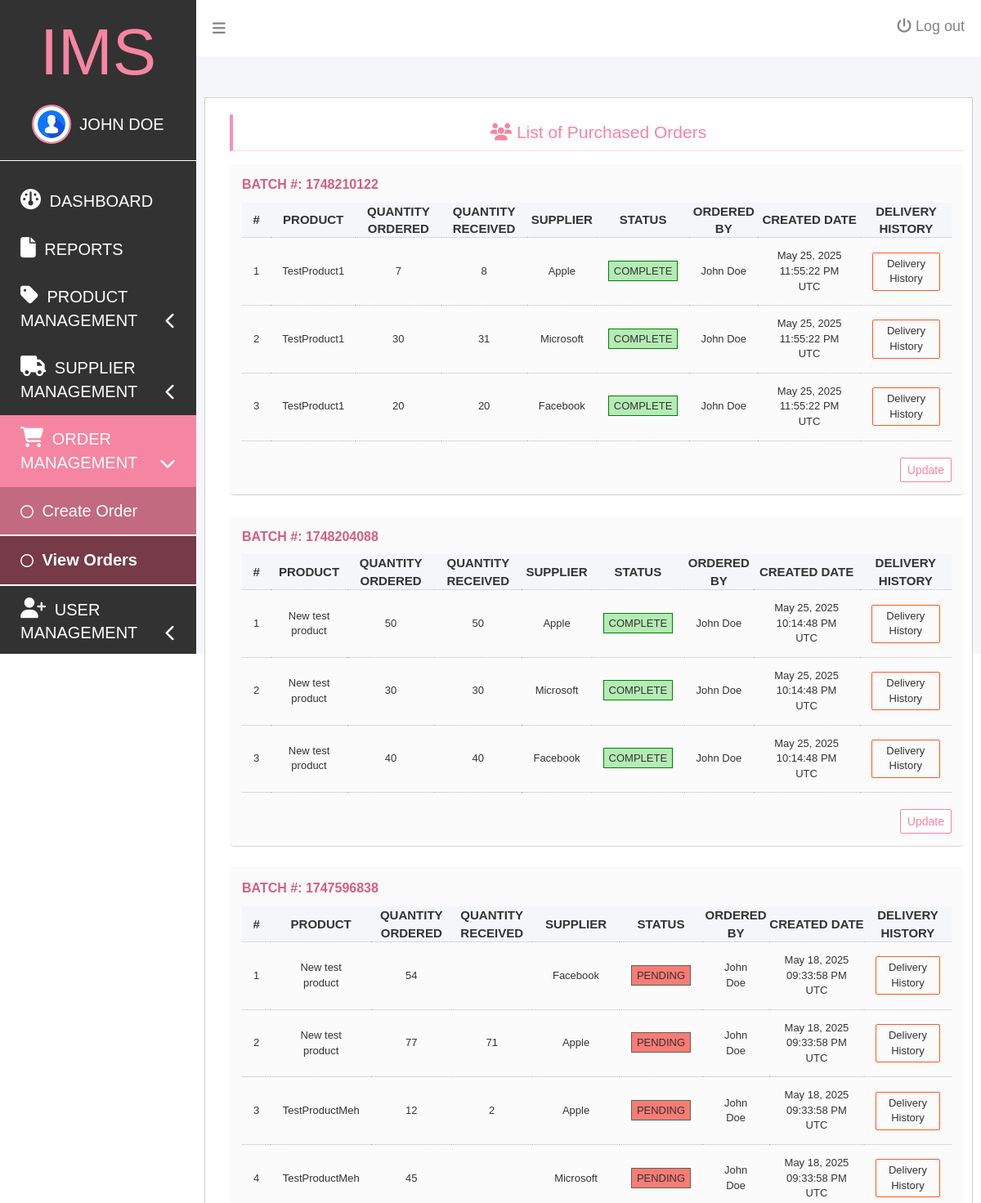
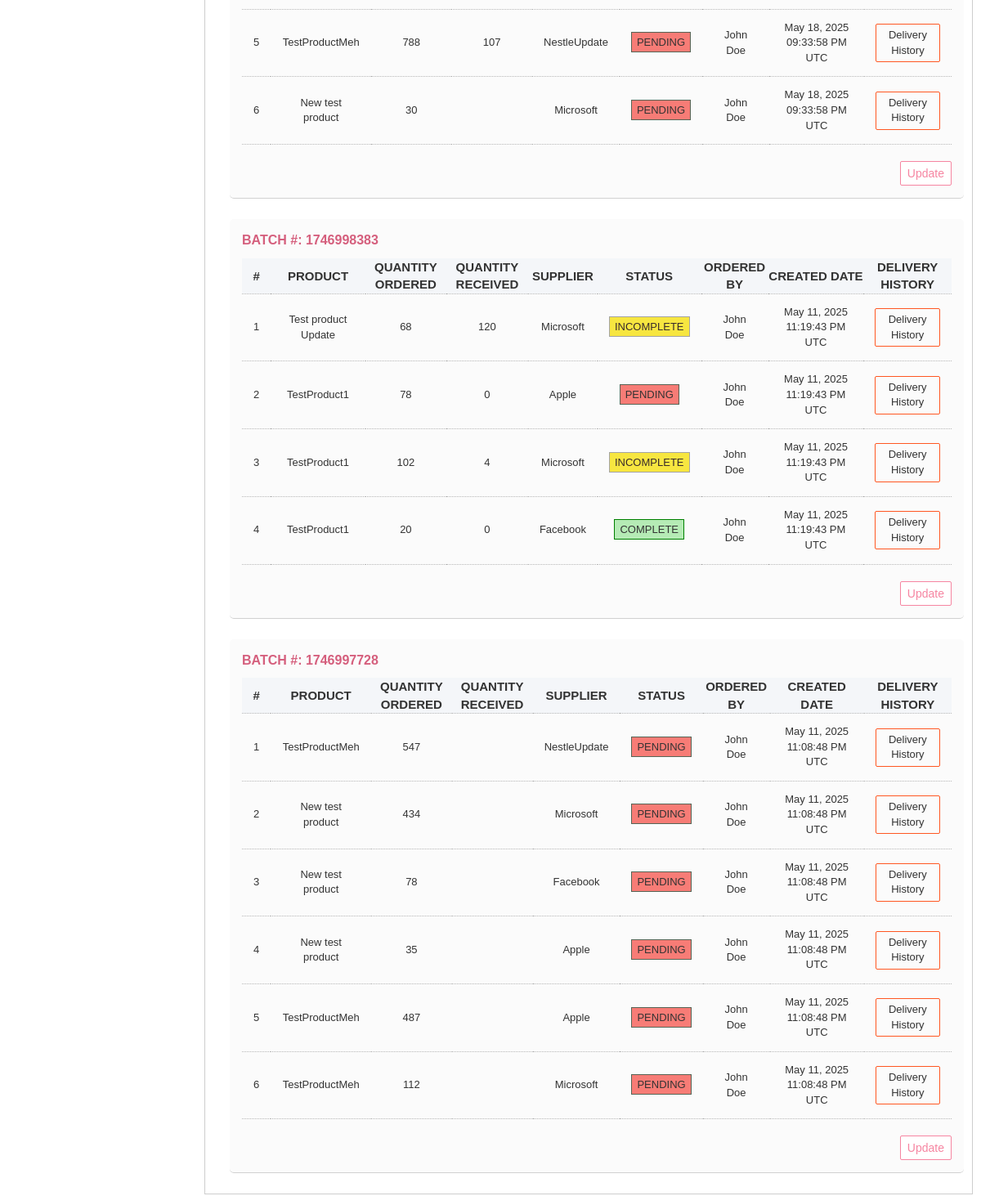
The app's page /order-view.php (signed in) with its own data (2 pictures, top to bottom).
### tables this page shows
CREATE TABLE `product_order` (
  `id` int(11) NOT NULL,
  `supplier` int(11) DEFAULT NULL,
  `product` int(11) DEFAULT NULL,
  `quantity_ordered` int(11) DEFAULT NULL,
  `quantity_received` int(11) DEFAULT NULL,
  `quantity_remaining` int(11) DEFAULT NULL,
  `status` varchar(20) DEFAULT NULL,
  `batch` int(20) DEFAULT NULL,
  `created_by` int(11) DEFAULT NULL,
  `created_at` datetime DEFAULT NULL,
  `updated_at` datetime DEFAULT NULL
);

CREATE TABLE `products` (
  `id` int(11) NOT NULL,
  `product_name` varchar(100) NOT NULL,
  `description` varchar(200) DEFAULT NULL,
  `image` varchar(150) DEFAULT NULL,
  `stock` int(11) NOT NULL,
  `created_by` int(11) NOT NULL,
  `created_at` datetime NOT NULL,
  `updated_at` datetime NOT NULL
);

CREATE TABLE `suppliers` (
  `id` int(11) NOT NULL,
  `supplier_name` varchar(100) NOT NULL,
  `supplier_location` varchar(100) NOT NULL,
  `email` varchar(100) NOT NULL,
  `created_by` int(11) NOT NULL,
  `created_at` datetime NOT NULL,
  `updated_at` datetime NOT NULL
);

CREATE TABLE `UserLoginInformation` (
  `id` int(11) NOT NULL,
  `first_name` varchar(50) NOT NULL,
  `last_name` varchar(50) NOT NULL,
  `password` varchar(500) NOT NULL,
  `email` varchar(50) NOT NULL,
  `permissions` varchar(5000) DEFAULT NULL,
  `created_at` datetime NOT NULL,
  `updated_at` datetime NOT NULL
);

### order-view.php (the view, shortened to what this page needs)
<?php
$product_orders_all = include 'database/showAll.php';
?>
<!DOCTYPE html>
<html>
<head>
    <?php include('partials/app-headers-script.php'); ?>
</head>
<body>
    <div id="dashboardContainer">
        <?php include 'partials/app-sidebar.php' ?>
        <div class="dashboardContentContainer" id="dashboardContentContainer">
            <?php include 'partials/app-topnav.php' ?>
            <?php if (in_array('purchaseOrder_view', $user['permissions'])) { ?>
                <div class="dashboardContent">
                    <div class="dashboardContentMain">
                        <div class="rowInfo">
                            <div class="column column-12">
                                <h1><i class="fa-solid fa-users"></i> List of Purchased Orders</h1>
                                <div class="userListContent">
                                    <div class="poListContainers">
                                        <?php
                                            $stmt = $connection->prepare("SELECT product_order.id, product_order.product, products.product_name, product_order.quantity_ordered, suppliers.supplier_name, product_order.status,
                                                product_order.batch, UserLoginInformation.first_name, UserLoginInformation.last_name, product_order.quantity_received, product_order.created_at
                                                FROM product_order, suppliers, products, UserLoginInformation
                                                WHERE product_order.supplier = suppliers.id AND product_order.product = products.id AND product_order.created_by = UserLoginInformation.id
                                                ORDER BY product_order.created_at DESC");
                                            $stmt->execute();
                                            $purchase_orders = $stmt->fetchAll(PDO::FETCH_ASSOC);
                                            $data=[];
                                            foreach($purchase_orders as $order) {
                                                $data[$order['batch']][]=$order;
                                            }
                                        ?>
                                        <?php foreach ($data as $batchId => $product_orders): ?>
                                            <div class="poList" id="<?= $batchId ?>">
                                                <p>Batch #: <?= $batchId ?></p>
                                                <table>
                                                    <thead>
                                                        <tr>
                                                            <th>#</th>
                                                            <th>Product</th>
                                                            <th>Quantity Ordered</th>
                                                            <th>Quantity Received</th>
                                                            <th>Supplier</th>
                                                            <th>Status</th>
                                                            <th>Ordered By</th>
                                                            <th>Created Date</th>
                                                            <th>Delivery History</th>
                                                        </tr>
                                                    </thead>
                                                    <tbody>
                                                        <?php foreach ($product_orders as $index=>$product_order): ?>
                                                            <tr>
                                                                <td><?= $index+1 ?></td>
                                                                <td id="po_product"><?= $product_order['product_name'] ?></td>
                                                                <td id="po_qty_ordered"><?= $product_order['quantity_ordered'] ?></td>
                                                                <td id="po_qty_received"><?= $product_order['quantity_received'] ?></td>
                                                                <td id="po_supplier"><?= $product_order['supplier_name'] ?></td>
                                                                <td><span id="po_status" class="productOrder_badge productOrder_badge_<?= $product_order['status'] ?>"><?= $product_order['status'] ?></span></td>
                                                                <td><?= $product_order['first_name'] . ' ' . $product_order['last_name']?></td>
                                                                <td>
                                                                    <?= date('M d, Y h:i:s A e', strtotime($product_order['created_at'])) ?>
                                                                </td>
                                                                <td>
                                                                    <button id="showDeliveryHistoryButton" class="button deliveryHistoryButton" data-id="<?= $product_order['id'] ?>">Delivery History</button>
                                                                </td>
                                                            </tr>
                                                        <?php endforeach ?>
                                                    </tbody>
                                                </table>
                                                <?php if (in_array('purchaseOrder_edit', $user['permissions'])) { ?>
                                                    <div class="poOrderButtonContainer alignRight">
                                                        <button id="updatePoButton" class="button updatePoButton" data-id="<?= $batchId ?>">Update</button>
                                                    </div>
                                                <?php } ?>
                                            </div>
                                        <?php endforeach ?>
                                    </div>
                                </div>
                            </div>
                        </div>
                    </div>
                </div>
            <?php } else { ?>
                <div id="accessDeniedErrorMessage">Access denied.</div>
            <?php } ?>
        </div>
    </div>
    <?php
    include('partials/app-scripts.php');
    ?>
</body>
</html>

### partials/app-headers-script.php (shortened to what this page needs)
<link rel="stylesheet" href="stylesheet/dashboard.css" />
<link href="https://cdn.jsdelivr.net/npm/bootstrap@5.3.3/dist/css/bootstrap.min.css" rel="stylesheet"
 />

### partials/app-sidebar.php (shortened to what this page needs)
<?php
$user = $_SESSION['user'];
?>
<div class="dashboardSidebar" id="dashboardSidebar">
    <h3 class="dashboardLogo" id="dashboardLogo">IMS</h3>
    <div class="dashboardSidebarUser">
        <img id="userImage" src="./Images/userProfileHolder.jpg" alt="User image." />
        <span><?= $user['first_name'] . ' ' . $user['last_name'] ?></span>
    </div>
    <div class="dashboardSidebarMenu">
        <ul class="dashboardMenuLists">
            <li class="listMainMenuItem">
                <a href="./dashboard.php"><i class="fa-solid fa-gauge"></i><span class="menuText"> Dashboard</span></a>
            </li>
            <li class="listMainMenuItem">
                <a href="./report.php"><i class="fa-solid fa-file"></i><span class="menuText"> Reports</span></a>
            </li>
            <li class="listMainMenuItem">
                <a href="javascript:void(0)" class="showHideSubMenu">
                    <i class="fa-solid fa-tag"></i>
                    <span class="menuText showHideSubMenu">Product Management</span>
                    <i class="fa-solid fa-chevron-left mainMenuChevron showHideSubMenu"></i>
                </a>
            </li>
            <li class="listMainMenuItem">
                <a href="javascript:void(0)" class="showHideSubMenu">
                    <i class="fa-solid fa-truck"></i>
                    <span class="menuText showHideSubMenu">Supplier Management</span>
                    <i class="fa-solid fa-chevron-left mainMenuChevron showHideSubMenu"></i>
                </a>
            </li>
            <li class="listMainMenuItem">
                <a href="javascript:void(0)" class="showHideSubMenu">
                    <i class="fa-solid fa-shopping-cart"></i>
                    <span class="menuText showHideSubMenu">Order Management</span>
                    <i class="fa-solid fa-chevron-left mainMenuChevron showHideSubMenu"></i>
                </a>
                <ul id="supplierSubMenus" class="subMenus">
                    <li>
                        <a class="subMenuLink" href="./product-order.php"><i class="fa-regular fa-circle"></i> Create Order</a>
                    </li>
                    <li>
                        <a class="subMenuLink" href="./order-view.php"><i class="fa-regular fa-circle"></i> View Orders</a>
                    </li>
                </ul>
            </li>
            <li class="listMainMenuItem showHideSubMenu">
                <a href="javascript:void(0)" id="listMainMenuItemUserManagement" class="showHideSubMenu">
                    <i class="fa-solid fa-user-plus showHideSubMenu"></i>
                    <span class="menuText showHideSubMenu">User Management</span>
                    <i class="fa-solid fa-chevron-left mainMenuChevron showHideSubMenu"></i>
                </a>
            </li>
        </ul>
    </div>
</div>

### partials/app-topnav.php
<div class="dashboardContentTopNav">
    <a href="" id="sidebarToggleButton"><i class="fa-solid fa-bars"></i></a>
    <a href="database/logout.php" id="logoutButton"><i class="fa-solid fa-power-off"></i> Log out</a>
</div>

### partials/app-scripts.php (shortened to what this page needs)
<link rel="stylesheet" href="https://cdn.jsdelivr.net/npm/bootstrap@3.3.7/dist/css/bootstrap.min.css"
>
<link rel="stylesheet" href="https://cdn.jsdelivr.net/npm/bootstrap@3.3.7/dist/css/bootstrap-theme.min.css"
>

### stylesheet/dashboard.css (style rules this page uses)
*, *::before, *::after { box-sizing: border-box; }
html { -moz-text-size-adjust: none; -webkit-text-size-adjust: none; text-size-adjust: none; }
body, h1, h2, h3, h4, p, figure, blockquote, dl, dd { margin-block-end: 0; margin: 0px; }
body { min-height: 100vh; line-height: 1.5; }
h1, h2, h3, h4, button, input, label { line-height: 1.1; }
h1, h2, h3, h4 { text-wrap: balance; }
a:not([class]) { text-decoration-skip-ink: auto; color: currentColor; }
img, picture { max-width: 100%; display: block; }
input, button, textarea, select { font-family: inherit; font-size: inherit; }
#dashboardContainer { display: flex; flex-direction: row; height: 100vh; font-family: Arial; }
.button { border: none; padding: 4px 8px; border-radius: 2px; }
table { width: 100%; }
.alignRight { text-align: right; }

### records on screen
product_order: product.product_name "TestProduct1", quantity_ordered "7", quantity_received "8", supplier.supplier_name "Apple", status "COMPLETE", created_by.first_name "John", created_by.last_name "Doe", created_at "May 25, 2025 11:55:22 PM UTC"
product_order: product.product_name "TestProduct1", quantity_ordered "30", quantity_received "31", supplier.supplier_name "Microsoft", status "COMPLETE", created_by.first_name "John", created_by.last_name "Doe", created_at "May 25, 2025 11:55:22 PM UTC"
product_order: product.product_name "TestProduct1", quantity_ordered "20", quantity_received "20", supplier.supplier_name "Facebook", status "COMPLETE", created_by.first_name "John", created_by.last_name "Doe", created_at "May 25, 2025 11:55:22 PM UTC"
product_order: product.product_name "New test product", quantity_ordered "50", quantity_received "50", supplier.supplier_name "Apple", status "COMPLETE", created_by.first_name "John", created_by.last_name "Doe", created_at "May 25, 2025 10:14:48 PM UTC"
product_order: product.product_name "New test product", quantity_ordered "30", quantity_received "30", supplier.supplier_name "Microsoft", status "COMPLETE", created_by.first_name "John", created_by.last_name "Doe", created_at "May 25, 2025 10:14:48 PM UTC"
product_order: product.product_name "New test product", quantity_ordered "40", quantity_received "40", supplier.supplier_name "Facebook", status "COMPLETE", created_by.first_name "John", created_by.last_name "Doe", created_at "May 25, 2025 10:14:48 PM UTC"
product_order: product.product_name "New test product", quantity_ordered "54", supplier.supplier_name "Facebook", status "PENDING", created_by.first_name "John", created_by.last_name "Doe", created_at "May 18, 2025 09:33:58 PM UTC"
product_order: product.product_name "New test product", quantity_ordered "77", quantity_received "71", supplier.supplier_name "Apple", status "PENDING", created_by.first_name "John", created_by.last_name "Doe", created_at "May 18, 2025 09:33:58 PM UTC"
product_order: product.product_name "TestProductMeh", quantity_ordered "12", quantity_received "2", supplier.supplier_name "Apple", status "PENDING", created_by.first_name "John", created_by.last_name "Doe", created_at "May 18, 2025 09:33:58 PM UTC"
product_order: product.product_name "TestProductMeh", quantity_ordered "45", supplier.supplier_name "Microsoft", status "PENDING", created_by.first_name "John", created_by.last_name "Doe", created_at "May 18, 2025 09:33:58 PM UTC"
product_order: product.product_name "TestProductMeh", quantity_ordered "788", quantity_received "107", supplier.supplier_name "NestleUpdate", status "PENDING", created_by.first_name "John", created_by.last_name "Doe", created_at "May 18, 2025 09:33:58 PM UTC"
product_order: product.product_name "New test product", quantity_ordered "30", supplier.supplier_name "Microsoft", status "PENDING", created_by.first_name "John", created_by.last_name "Doe", created_at "May 18, 2025 09:33:58 PM UTC"
product_order: product.product_name "Test product Update", quantity_ordered "68", quantity_received "120", supplier.supplier_name "Microsoft", status "INCOMPLETE", created_by.first_name "John", created_by.last_name "Doe", created_at "May 11, 2025 11:19:43 PM UTC"
product_order: product.product_name "TestProduct1", quantity_ordered "78", quantity_received "0", supplier.supplier_name "Apple", status "PENDING", created_by.first_name "John", created_by.last_name "Doe", created_at "May 11, 2025 11:19:43 PM UTC"
product_order: product.product_name "TestProduct1", quantity_ordered "102", quantity_received "4", supplier.supplier_name "Microsoft", status "INCOMPLETE", created_by.first_name "John", created_by.last_name "Doe", created_at "May 11, 2025 11:19:43 PM UTC"
product_order: product.product_name "TestProduct1", quantity_ordered "20", quantity_received "0", supplier.supplier_name "Facebook", status "COMPLETE", created_by.first_name "John", created_by.last_name "Doe", created_at "May 11, 2025 11:19:43 PM UTC"
product_order: product.product_name "TestProductMeh", quantity_ordered "547", supplier.supplier_name "NestleUpdate", status "PENDING", created_by.first_name "John", created_by.last_name "Doe", created_at "May 11, 2025 11:08:48 PM UTC"
product_order: product.product_name "New test product", quantity_ordered "434", supplier.supplier_name "Microsoft", status "PENDING", created_by.first_name "John", created_by.last_name "Doe", created_at "May 11, 2025 11:08:48 PM UTC"
product_order: product.product_name "New test product", quantity_ordered "78", supplier.supplier_name "Facebook", status "PENDING", created_by.first_name "John", created_by.last_name "Doe", created_at "May 11, 2025 11:08:48 PM UTC"
product_order: product.product_name "New test product", quantity_ordered "35", supplier.supplier_name "Apple", status "PENDING", created_by.first_name "John", created_by.last_name "Doe", created_at "May 11, 2025 11:08:48 PM UTC"
product_order: product.product_name "TestProductMeh", quantity_ordered "487", supplier.supplier_name "Apple", status "PENDING", created_by.first_name "John", created_by.last_name "Doe", created_at "May 11, 2025 11:08:48 PM UTC"
product_order: product.product_name "TestProductMeh", quantity_ordered "112", supplier.supplier_name "Microsoft", status "PENDING", created_by.first_name "John", created_by.last_name "Doe", created_at "May 11, 2025 11:08:48 PM UTC"

### other values on screen
$user['first_name'] "JOHN"
$user['last_name'] "DOE"
$batchId "1748210122"
$batchId "1748204088"
$batchId "1747596838"
$batchId "1746998383"
$batchId "1746997728"
